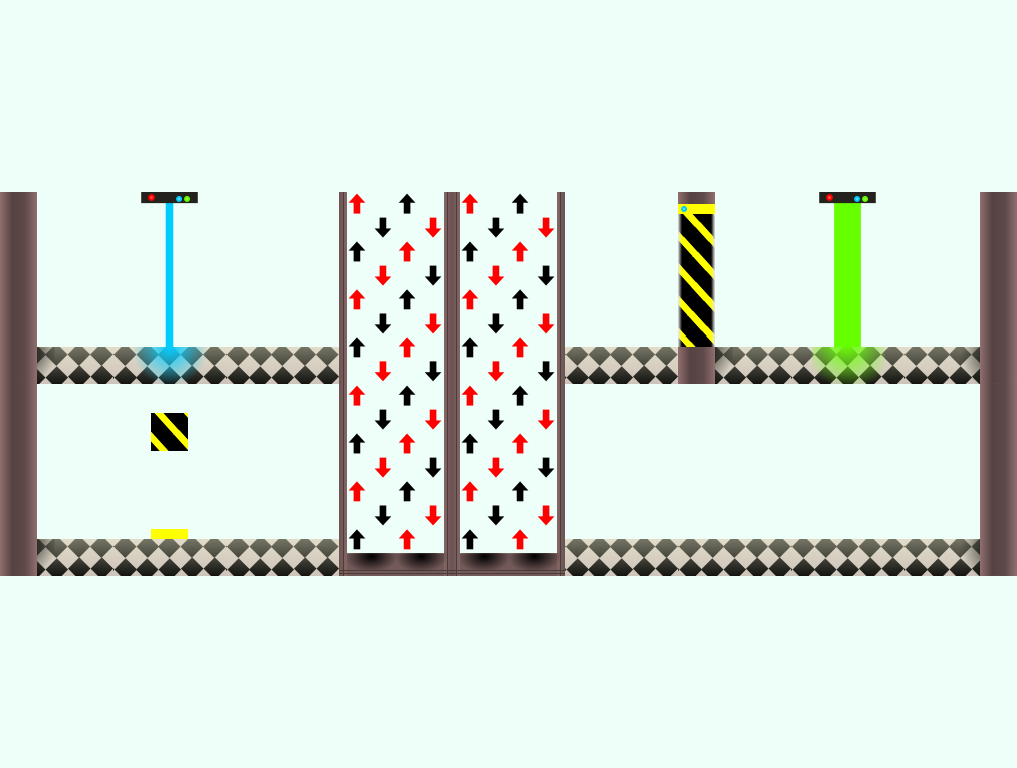

A level layout from a 2D game, rendered from its tile map. Below: a short description, then the map file with tile-grid data replaced by summaries:
An orthogonal 9x4 tile map with 113x192 px tiles, 1 tile layer (Tile Layer 1).

<map version="1.0" orientation="orthogonal" renderorder="right-down" width="9" height="4" tilewidth="113" tileheight="192" backgroundcolor="#aaffff" nextobjectid="2">
 <properties>
  <property name="Timelimit" value="200" />
 </properties>
 <tileset firstgid="1" source="Tileset.tsx" />
 <layer name="Tile Layer 1" width="9" height="4">
  <data>[36 cells, 36 non-empty, 10 distinct tile ids]</data>
 </layer>
</map>
